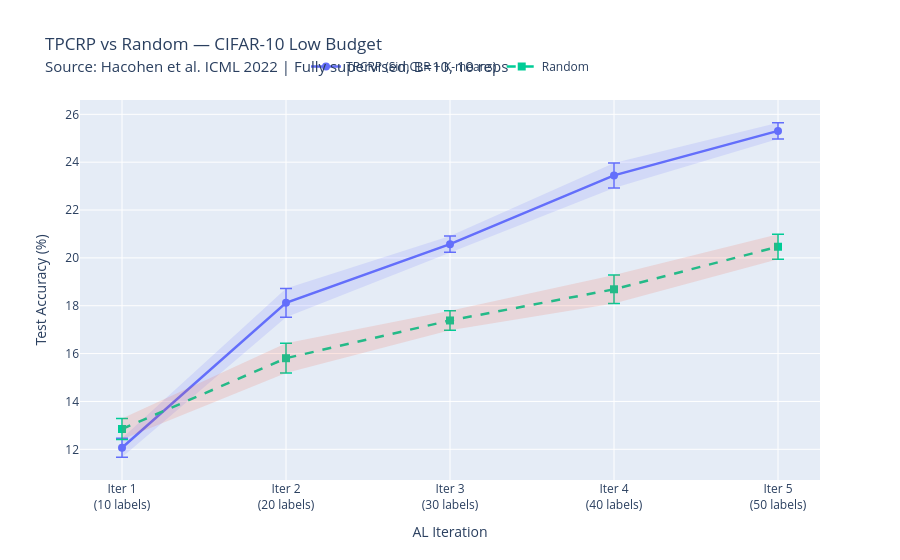

Source (notebook cell):
### Markdown cell above
## Cell 10 — Results Plot (Step 4)

Reproduces the style of Fig. 4(a) from the paper: mean test accuracy ± standard error vs AL iteration for both TPCRP and the Random baseline.

### Code cell
import plotly.io as pio
import plotly.graph_objects as go

iterations     = list(range(1, AL_ITERATIONS + 1))
n_labeled_list = [i * AL_BUDGET for i in iterations]
x_labels       = [f"Iter {i}<br>({i*AL_BUDGET} labels)" for i in iterations]

fig = go.Figure()

# ── TPCRP trace ───────────────────────────────────────────────────────────────
fig.add_trace(go.Scatter(
    x=iterations, y=tpcrp_mean.tolist(),
    mode="lines+markers",
    name="TPCRP (SimCLR + K-means)",
    line=dict(width=2.5),
    marker=dict(size=8, symbol="circle"),
    error_y=dict(type="data", array=tpcrp_se.tolist(), visible=True, thickness=1.5, width=6),
))

# ── TPCRP shaded SE band ─────────────────────────────────────────────────────
fig.add_trace(go.Scatter(
    x=iterations + iterations[::-1],
    y=(tpcrp_mean + tpcrp_se).tolist() + (tpcrp_mean - tpcrp_se).tolist()[::-1],
    fill="toself",
    fillcolor="rgba(99,110,250,0.15)",
    line=dict(color="rgba(255,255,255,0)"),
    showlegend=False,
    hoverinfo="skip",
))

# ── Random baseline trace ─────────────────────────────────────────────────────
fig.add_trace(go.Scatter(
    x=iterations, y=random_mean.tolist(),
    mode="lines+markers",
    name="Random",
    line=dict(width=2.5, dash="dash"),
    marker=dict(size=8, symbol="square"),
    error_y=dict(type="data", array=random_se.tolist(), visible=True, thickness=1.5, width=6),
))

# ── Random shaded SE band ─────────────────────────────────────────────────────
fig.add_trace(go.Scatter(
    x=iterations + iterations[::-1],
    y=(random_mean + random_se).tolist() + (random_mean - random_se).tolist()[::-1],
    fill="toself",
    fillcolor="rgba(239,85,59,0.15)",
    line=dict(color="rgba(255,255,255,0)"),
    showlegend=False,
    hoverinfo="skip",
))

fig.update_layout(
    title=dict(
        text=(
            "TPCRP vs Random — CIFAR-10 Low Budget"
            "<br><span style='font-size:15px;font-weight:normal;'>"
            "Source: Hacohen et al. ICML 2022 | Fully supervised, B=10, 10 reps</span>"
        ),
    ),
    legend=dict(orientation="h", yanchor="bottom", y=1.05, xanchor="center", x=0.5),
    xaxis=dict(
        tickmode="array",
        tickvals=iterations,
        ticktext=x_labels,
        title_text="AL Iteration",
    ),
    yaxis_title="Test Accuracy (%)",
)

fig.update_traces(cliponaxis=False)

plot_path = os.path.join(OUTPUT_DIR, "tpcrp_vs_random_cifar10.png")
fig.write_image(plot_path, scale=2)

import json
with open(plot_path + ".meta.json", "w") as fh:
    json.dump({
        "caption": "TPCRP vs Random: mean test accuracy ± SE across 10 repetitions on CIFAR-10",
        "description": (
            "Line chart comparing TPCRP (SimCLR + K-means) and random selection "
            "across 5 active learning iterations with B=10 labels per round. "
            "Shaded bands show ±1 standard error. Fully supervised ResNet-18 classifier."
        ),
    }, fh)

print(f"Plot saved → {plot_path}")
fig.show()

### Figure 1 — Plotly figure (JSON) as saved in the notebook; plotly's stock layout.template omitted (floating-point values rounded to 4 significant figures)
{"data": [{"cliponaxis": false, "error_y": {"array": [0.3994, 0.5984, 0.3423, 0.5229, 0.34], "thickness": 1.5, "type": "data", "visible": true, "width": 6}, "line": {"width": 2.5}, "marker": {"size": 8, "symbol": "circle"}, "mode": "lines+markers", "name": "TPCRP (SimCLR + K-means)", "type": "scatter", "x": [1, 2, 3, 4, 5], "y": [12.07, 18.12, 20.57, 23.45, 25.31]}, {"cliponaxis": false, "fill": "toself", "fillcolor": "rgba(99,110,250,0.15)", "hoverinfo": "skip", "line": {"color": "rgba(255,255,255,0)"}, "showlegend": false, "type": "scatter", "x": [1, 2, 3, 4, 5, 5, 4, 3, 2, 1], "y": [12.47, 18.72, 20.92, 23.97, 25.65, 24.97, 22.92, 20.23, 17.52, 11.67]}, {"cliponaxis": false, "error_y": {"array": [0.4416, 0.6203, 0.4034, 0.5946, 0.5257], "thickness": 1.5, "type": "data", "visible": true, "width": 6}, "line": {"dash": "dash", "width": 2.5}, "marker": {"size": 8, "symbol": "square"}, "mode": "lines+markers", "name": "Random", "type": "scatter", "x": [1, 2, 3, 4, 5], "y": [12.85, 15.81, 17.38, 18.69, 20.47]}, {"cliponaxis": false, "fill": "toself", "fillcolor": "rgba(239,85,59,0.15)", "hoverinfo": "skip", "line": {"color": "rgba(255,255,255,0)"}, "showlegend": false, "type": "scatter", "x": [1, 2, 3, 4, 5, 5, 4, 3, 2, 1], "y": [13.29, 16.43, 17.79, 19.28, 20.99, 19.94, 18.09, 16.98, 15.19, 12.41]}], "layout": {"legend": {"orientation": "h", "x": 0.5, "xanchor": "center", "y": 1.05, "yanchor": "bottom"}, "title": {"text": "TPCRP vs Random — CIFAR-10 Low Budget<br><span style='font-size:15px;font-weight:normal;'>Source: Hacohen et al. ICML 2022 | Fully supervised, B=10, 10 reps</span>"}, "xaxis": {"tickmode": "array", "ticktext": ["Iter 1<br>(10 labels)", "Iter 2<br>(20 labels)", "Iter 3<br>(30 labels)", "Iter 4<br>(40 labels)", "Iter 5<br>(50 labels)"], "tickvals": [1, 2, 3, 4, 5], "title": {"text": "AL Iteration"}}, "yaxis": {"title": {"text": "Test Accuracy (%)"}}}}
